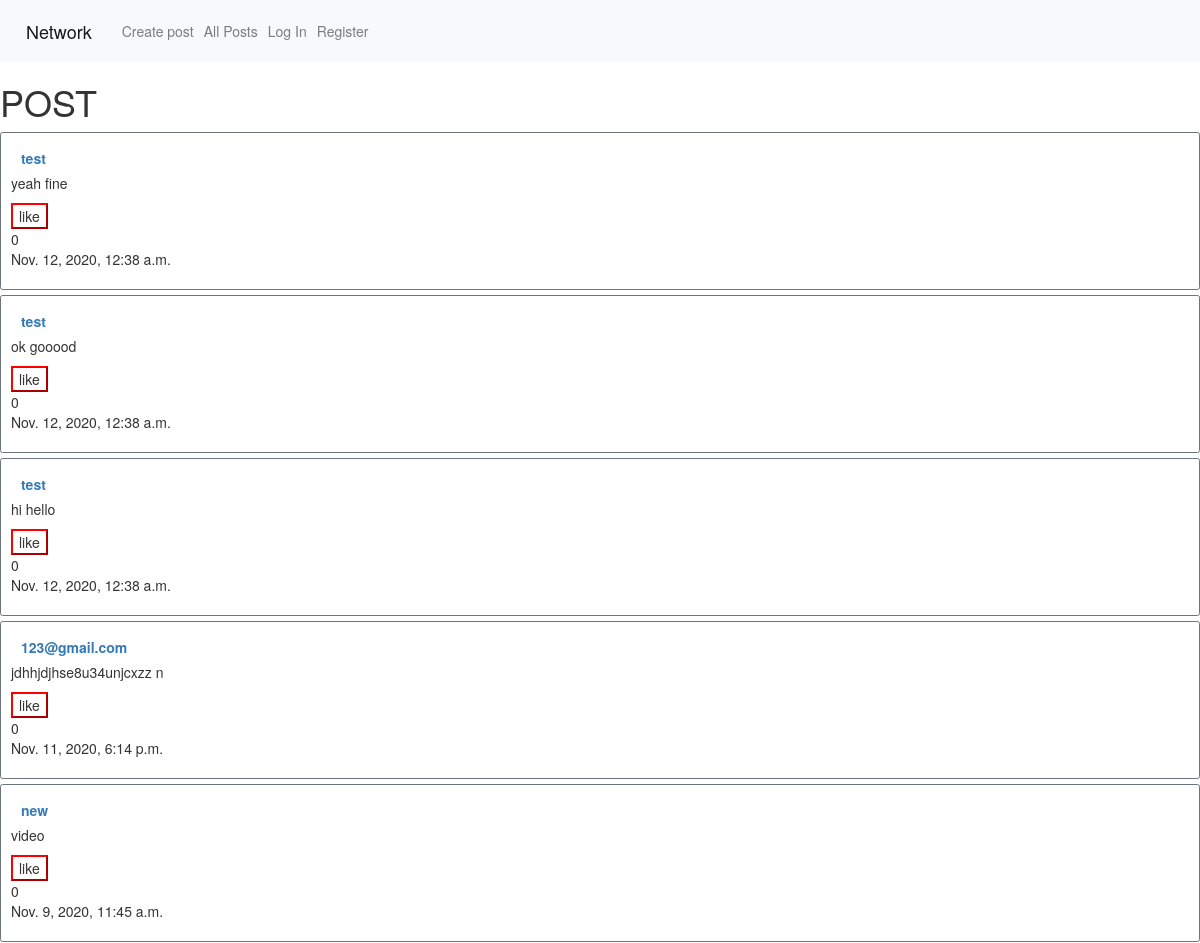
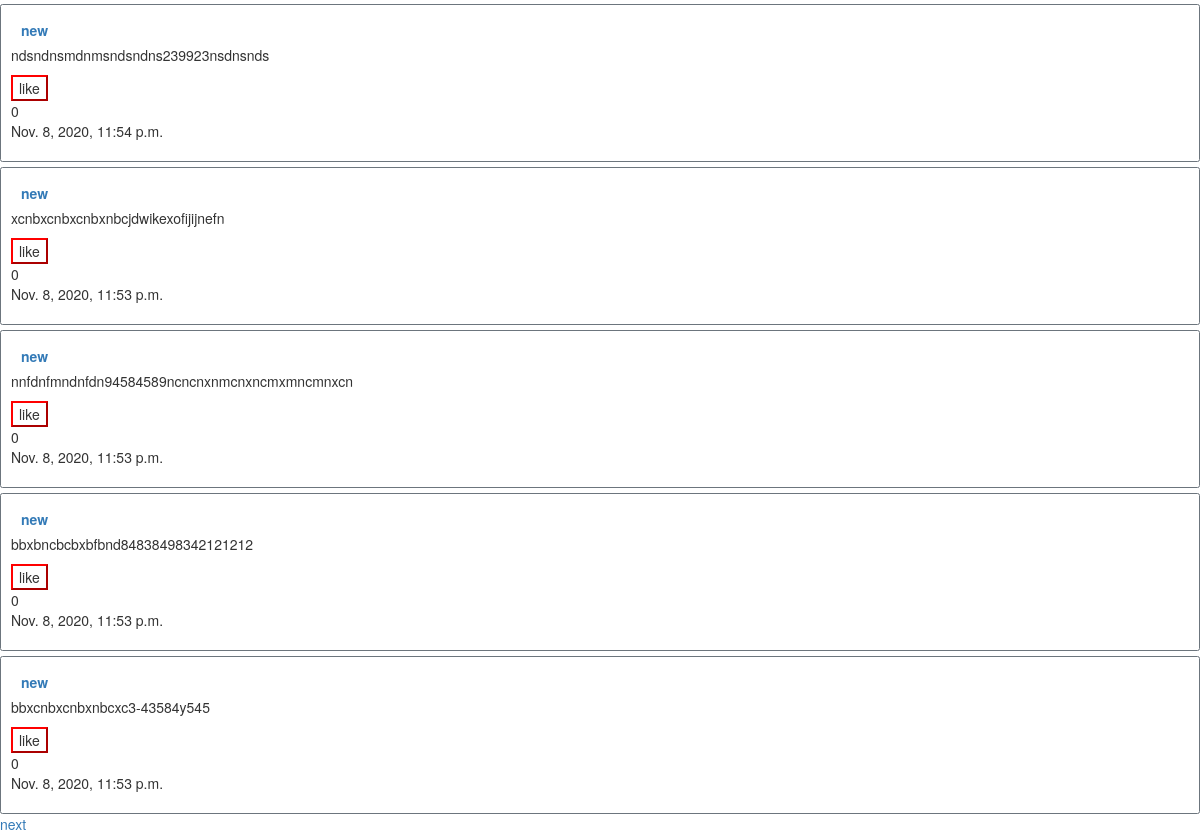
The page / on the database its author committed (2 pictures, top to bottom).
### network/models.py (models this page shows, shortened)
class post(models.Model):
    content = models.TextField(max_length=300)
    user = models.CharField(max_length=64,null=True,blank=True)
    time = models.DateTimeField(auto_now_add=True)
    likes = models.IntegerField(default=0)

### network/views.py (the view)
# urls.py: path("", views.index, name="index"),
def index(request):
    po = post.objects.all().order_by('time').reverse()
    for posta in po:
        posta.likes = Like.objects.filter(post=posta.id).count()
        posta.save()
    p=Paginator(po,10)
    print(p.num_pages)
    page_num=request.GET.get('page',1)
    try:
        page=p.page(page_num)
    except EmptyPage :
        page=p.page(1)
    return render(request, "network/index.html",{
      "po" : page
    })

### network/templates/network/index.html (shortened to what this page needs)
{% extends "network/layout.html" %}
{% load static %}
{% block body %}
<h1>POST</h1>
{% for post in po %}
 <div class="border border-secondary rounded p-3 mt-2">
<a class="nav-link" href="{% url 'profile' post.user  %}"><strong>{{ post.user }}</strong></a>
                <p id="post-{{post.id}}">{{ post.content }}</p>
 <button type="button"  style="background-color:white; border-color: red;" id="like-btn-{{post.id}}" onclick="like('{{ post.id }}')">like</button>
                <div id="like-count-{{post.id}}" >{{post.likes}}</div>
                <p>{{ post.time }}</p>
            </div>
{% endfor %}
{% if po.has_next %}
<a href="{% url 'index' %}?page={{po.next_page_number}}">next</a>
{% endif %}
{% endblock %}

### network/templates/network/layout.html (shortened to what this page needs)
{% load static %}
<!DOCTYPE html>
<html lang="en">
    <head>
        <link rel="stylesheet" href="https://stackpath.bootstrapcdn.com/bootstrap/4.4.1/css/bootstrap.min.css">
        <link href="{% static 'network/styles.css' %}" rel="stylesheet">
         <link rel="stylesheet" href="https://maxcdn.bootstrapcdn.com/bootstrap/3.4.1/css/bootstrap.min.css">
    </head>
    <body>
        <nav class="navbar navbar-expand-lg navbar-light bg-light">
            <a class="navbar-brand" href="#">Network</a>
            <div>
              <ul class="navbar-nav mr-auto">
                  <li class="nav-item">
                  <a class="nav-link" href="{% url 'new'  %}">Create post</a>
                </li>
                <li class="nav-item">
                  <a class="nav-link" href="{% url 'index'  %}">All Posts</a>
                </li>
                {% if user.is_authenticated %}
                    <li class="nav-item">
                        <a class="nav-link" href="{% url 'followpost'  %}">Following</a>
                    </li>
                    <li class="nav-item">
                        <a class="nav-link" href="{% url 'logout' %}">Log Out</a>
                    </li>
                {% else %}
                    <li class="nav-item">
                        <a class="nav-link" href="{% url 'login' %}">Log In</a>
                    </li>
                    <li class="nav-item">
                        <a class="nav-link" href="{% url 'register' %}">Register</a>
                    </li>
                {% endif %}
              </ul>
            </div>
          </nav>
        <div class="body">
            {% block body %}
            {% endblock %}
        </div>
    </body>
</html>

### rows shown on the page
post: user "test", content "yeah fine", likes "0", time "Nov. 12, 2020, 12:38 a.m."
post: user "test", content "ok gooood", likes "0", time "Nov. 12, 2020, 12:38 a.m."
post: user "test", content "hi hello", likes "0", time "Nov. 12, 2020, 12:38 a.m."
post: user "123@gmail.com", content "jdhhjdjhse8u34unjcxzz n", likes "0", time "Nov. 11, 2020, 6:14 p.m."
post: user "new", content "video", likes "0", time "Nov. 9, 2020, 11:45 a.m."
post: user "new", content "ndsndnsmdnmsndsndns239923nsdnsnds", likes "0", time "Nov. 8, 2020, 11:54 p.m."
post: user "new", content "xcnbxcnbxcnbxnbcjdwikexofijijnefn", likes "0", time "Nov. 8, 2020, 11:53 p.m."
post: user "new", content "nnfdnfmndnfdn94584589ncncnxnmcnxncmxmncmnxcn", likes "0", time "Nov. 8, 2020, 11:53 p.m."
post: user "new", content "bbxbncbcbxbfbnd84838498342121212", likes "0", time "Nov. 8, 2020, 11:53 p.m."
post: user "new", content "bbxcnbxcnbxnbcxc3-43584y545", likes "0", time "Nov. 8, 2020, 11:53 p.m."
